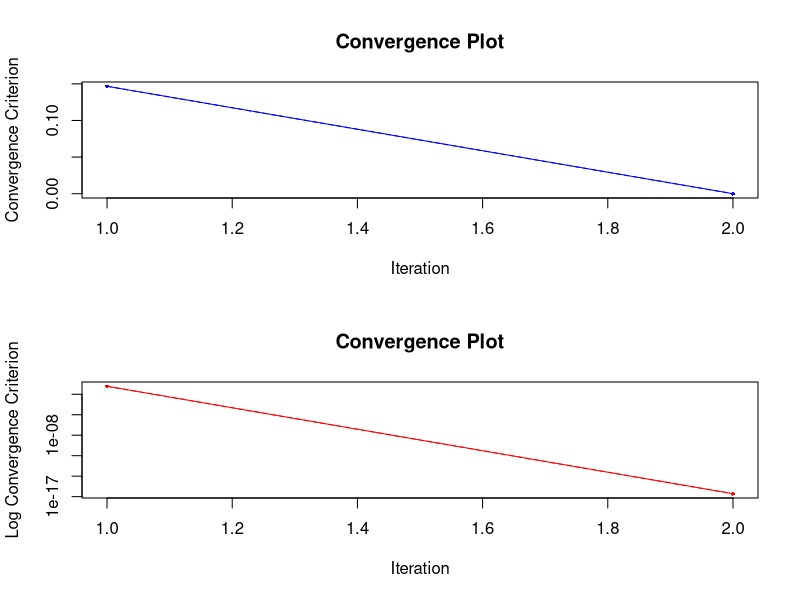
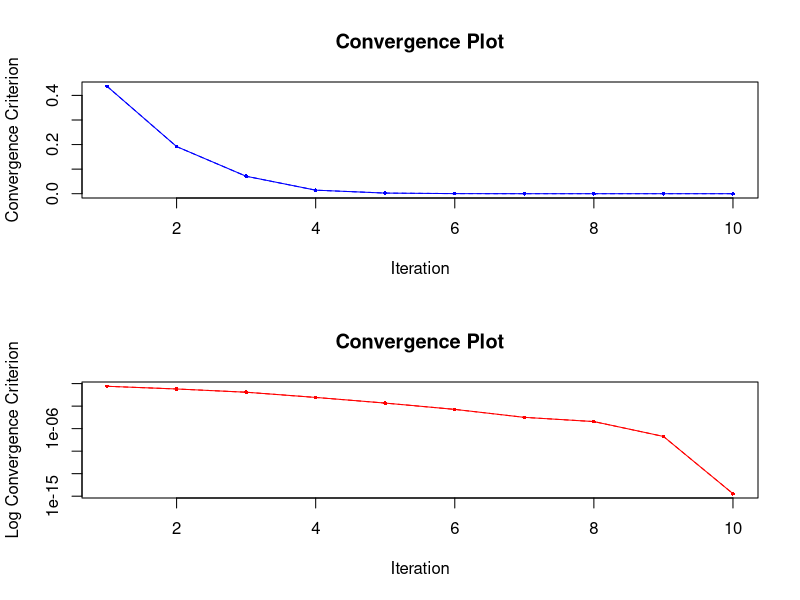

Generate these figures, in order, with R:
# --------------------------------------------------------------
# Computational Statistics
# Homework 1
# Names: Paul Jarschke, Jan Parlesak, Leon Löppert
# --------------------------------------------------------------


# Problem 1.1: Conjugate Gradient Algorithm ----

cg <- function(A, b, x) {
  # Initializations:
  r <- b - A %*% x  # initial residual vector
  p <- r  # direction vector
  j <- 0  # iteration counter
  
  conv <- c()  # convergence criterion tracker
  err <- c()  # error tracker
  
  conv[1] <- norm(r, "2")
  
  if (all(b == 0)) {
    # if b is a zero vector, track error
    err[1] <- norm(x, "I")
  }
  
  # Iterate until residual norm is sufficiently small
  # or reached max number of iterations
  cat("Starting Conguate Gradient algorithm...\n")
  while ((norm(r, "2") / norm(b, "2") > 1e-14) && j < 500) {
    alpha <- (crossprod(r)) / (t(p) %*% A %*% p)  # step size
    x <- x + c(alpha) * p  # Update solution vector x
    rnew <- r - c(alpha) * (A %*% p)  # new residual vector
    beta <-
      crossprod(rnew) / crossprod(r)  # calculate beta coefficient
    p <- rnew + c(beta) * p  # update direction vector
    r <- rnew  # update residual vector
    j <- j + 1  # update iteration counter
    conv[j] <- norm(r, "2") / norm(b, "2")  # track convergence
    
    if (all(b == 0)) {
      # if b is a zero vector, track error
      err[j] <- norm(x, "I")
    }
    # Iteration counter:
    cat(sprintf('It. %3.0f: %20.16e\n', j, conv[j]), "\n")
  }
  cat("...finished!\n")
  cat("The solution for x is:", x, "\n")
  
  # Convergence plots (Convergence criterion over iterations):
  par(mfrow = c(2, 1))
  
  plot(
    1:j,
    conv,
    type = "o",
    col = "blue",
    pch = 16,
    cex = 0.5,
    main = "Convergence Plot",
    xlab = "Iteration",
    ylab = "Convergence Criterion"
  )
  lines(1:j, conv, lty = 2, col = 'blue')
  
  plot(
    1:j,
    conv,
    log = "y",
    type = "o",
    col = "red",
    pch = 16,
    cex = 0.5,
    main = "Convergence Plot",
    xlab = "Iteration",
    ylab = "Log Convergence Criterion"
  )
  lines(1:j, conv, lty = 2, col = 'red')
  
  # Return the convergence history and the final solution vector
  return(list(conv = conv, x = x))
}

# Testing CG algorithm ----

## Easy example: ----
A <- matrix(c(4, 1, 1, 3), nrow = 2)  # Coefficient matrix A
x <- matrix(c(1, 2), nrow = 2)  # True x
b <- A %*% x  # b vector (RHS)

x0 <- c(0, 0)  # initial guess for x

cg_results <- cg(A, b, x0)
R_solver_results <- solve(A, b)

x
cg_results
R_solver_results

## More complex examples: ----

# Generate a random matrix
n <- 10
A <- matrix(rnorm(n * n), n, n)

# Ensure A is symmetric positive-definite
A <- crossprod(A) + n * diag(n)

# Generate a random vector b
b <- rnorm(n)

# Initial guess for x
x0 <- rep(0, n)

cg_results <- cg(A, b, x0)
R_solver_results <- solve(A, b)

# Print final results
cat('Final solution x:\n')
print(cg_results$x)
print(R_solver_results)